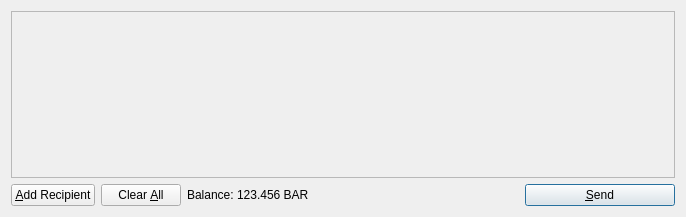
<?xml version="1.0" encoding="UTF-8"?>
<ui version="4.0">
 <class>SendCoinsDialog</class>
 <widget class="QDialog" name="SendCoinsDialog">
  <property name="geometry">
   <rect>
    <x>0</x>
    <y>0</y>
    <width>686</width>
    <height>217</height>
   </rect>
  </property>
  <property name="windowTitle">
   <string>Send Coins</string>
  </property>
  <layout class="QVBoxLayout" name="verticalLayout">
   <item>
    <widget class="QScrollArea" name="scrollArea">
     <property name="widgetResizable">
      <bool>true</bool>
     </property>
     <widget class="QWidget" name="scrollAreaWidgetContents">
      <property name="geometry">
       <rect>
        <x>0</x>
        <y>0</y>
        <width>666</width>
        <height>165</height>
       </rect>
      </property>
      <layout class="QVBoxLayout" name="verticalLayout_2">
       <property name="margin">
        <number>0</number>
       </property>
       <item>
        <layout class="QVBoxLayout" name="entries">
         <property name="spacing">
          <number>6</number>
         </property>
        </layout>
       </item>
       <item>
        <spacer name="verticalSpacer">
         <property name="orientation">
          <enum>Qt::Vertical</enum>
         </property>
         <property name="sizeHint" stdset="0">
          <size>
           <width>20</width>
           <height>40</height>
          </size>
         </property>
        </spacer>
       </item>
      </layout>
     </widget>
    </widget>
   </item>
   <item>
    <layout class="QHBoxLayout" name="horizontalLayout">
     <item>
      <widget class="QPushButton" name="addButton">
       <property name="toolTip">
        <string>Send to multiple recipients at once</string>
       </property>
       <property name="text">
        <string>&amp;Add Recipient</string>
       </property>
       <property name="icon">
        <iconset resource="../bitcoin.qrc">
         <normaloff>:/icons/add</normaloff>:/icons/add</iconset>
       </property>
       <property name="autoDefault">
        <bool>false</bool>
       </property>
      </widget>
     </item>
     <item>
      <widget class="QPushButton" name="clearButton">
       <property name="sizePolicy">
        <sizepolicy hsizetype="Minimum" vsizetype="Fixed">
         <horstretch>0</horstretch>
         <verstretch>0</verstretch>
        </sizepolicy>
       </property>
       <property name="toolTip">
        <string>Remove all transaction fields</string>
       </property>
       <property name="text">
        <string>Clear &amp;All</string>
       </property>
       <property name="icon">
        <iconset resource="../bitcoin.qrc">
         <normaloff>:/icons/remove</normaloff>:/icons/remove</iconset>
       </property>
       <property name="autoRepeatDelay">
        <number>300</number>
       </property>
       <property name="autoDefault">
        <bool>false</bool>
       </property>
      </widget>
     </item>
     <item>
      <layout class="QHBoxLayout" name="horizontalLayout_2">
       <property name="spacing">
        <number>3</number>
       </property>
       <item>
        <widget class="QLabel" name="label">
         <property name="text">
          <string>Balance:</string>
         </property>
        </widget>
       </item>
       <item>
        <widget class="QLabel" name="labelBalance">
         <property name="cursor">
          <cursorShape>IBeamCursor</cursorShape>
         </property>
         <property name="text">
          <string>123.456 BAR</string>
         </property>
         <property name="textInteractionFlags">
          <set>Qt::LinksAccessibleByMouse|Qt::TextSelectableByKeyboard|Qt::TextSelectableByMouse</set>
         </property>
        </widget>
       </item>
      </layout>
     </item>
     <item>
      <spacer name="horizontalSpacer">
       <property name="orientation">
        <enum>Qt::Horizontal</enum>
       </property>
       <property name="sizeHint" stdset="0">
        <size>
         <width>40</width>
         <height>20</height>
        </size>
       </property>
      </spacer>
     </item>
     <item>
      <widget class="QPushButton" name="sendButton">
       <property name="minimumSize">
        <size>
         <width>150</width>
         <height>0</height>
        </size>
       </property>
       <property name="toolTip">
        <string>Confirm the send action</string>
       </property>
       <property name="text">
        <string>&amp;Send</string>
       </property>
       <property name="icon">
        <iconset resource="../bitcoin.qrc">
         <normaloff>:/icons/send</normaloff>:/icons/send</iconset>
       </property>
       <property name="default">
        <bool>true</bool>
       </property>
      </widget>
     </item>
    </layout>
   </item>
  </layout>
 </widget>
 <resources>
  <include location="../bitcoin.qrc"/>
 </resources>
 <connections/>
</ui>
